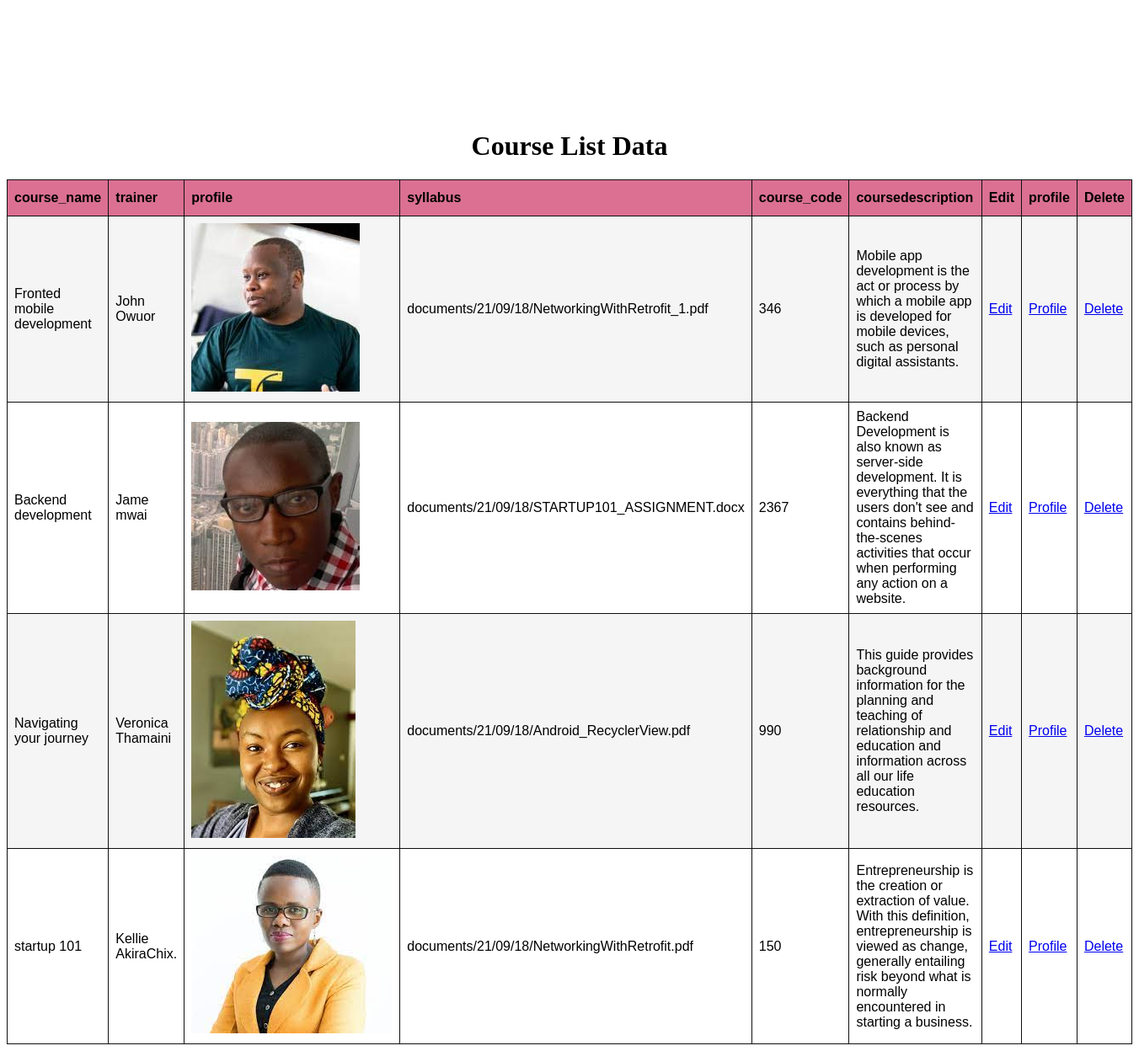
Screenshot of /courses/list/ with the database file from the repository.
### courses/models.py (models this page shows, shortened)
class Courses(models.Model):
    course_name=models.CharField(max_length=30,null=True)
    trainer=models.CharField(max_length=20,null=True)
    syllabus=models.FileField(upload_to='documents/%y/%m/%d',null=True)
    course_code=models.CharField(max_length=12,null=True)
    coursedescription=models.TextField(null=True)
    profile=models.ImageField(upload_to='images/', null=True)

### courses/views.py (the view)
# urls.py: path('list/',course_list,name="course_list"),
def course_list(request):
    courses=Courses.objects.all()
    return render(request,"course_list.html",{"courses":courses})

### courses/templates/course_list.html (shortened to what this page needs)
<!DOCTYPE html>
<html>
<head>
</head>
<body>
    <h1>Course List Data</h1>
    <table id="courses">
        <th>course_name</th>
        <th>trainer</th>
        <th>profile</th>
        <th> syllabus</th>
        <th>course_code</th>
        <th> coursedescription</th>
        <th>Edit</th>
        <th>profile</th>
        <th>Delete</th>
    {% for course in courses %}
    <tr>
            <td>{{course.course_name }}</td>
            <td>{{ course.trainer}}</td>
            {% if course.profile %}
            <td><img src="{{course.profile.url}}"></td>
            {% endif %}
            <td>{{course.syllabus}}</td>
            <td>{{course.course_code}}</td>
            <td>{{course.coursedescription}}</td>
            <td><a href="{%url 'edit_course' id=course.id %}">Edit</a></td>
            <td><a href="{% url 'course_profile' id=course.id %}">Profile</a></td>
            <td><a href="{% url 'delete_courses' id=course.id %}">Delete</a></td>
        </tr>
        {% endfor %}
    </table>
</body>
</html>

### courses/templates/course_list.html (style rules this page uses)
#courses { font-family: Arial, Helvetica, sans-serif; border-collapse: collapse; width: 100%; }
#courses td, #courses th { border: 1px solid rgb(15, 15, 15); padding: 8px; }
#courses tr:nth-child(even) { background-color: #f2f2f2be; }
#courses th { padding-top: 12px; padding-bottom: 12px; text-align: left; background-color: palevioletred; color:black; }
h1 { text-align: center; color: black; padding-top: 10%; }

### rows the page displays
Courses: course_name "Fronted mobile development", trainer "John Owuor", profile (picture), syllabus "documents/21/09/18/NetworkingWithRetrofit_1.pdf", course_code "346", coursedescription "Mobile app development is the act or process by which a mobile app is developed for mobile devices, such as personal digital assistants."
Courses: course_name "Backend development", trainer "Jame mwai", profile (picture), syllabus "documents/21/09/18/STARTUP101_ASSIGNMENT.docx", course_code "2367", coursedescription "Backend Development is also known as server-side development. It is everything that the users don't see and contains behind-the-scenes activities that occur when performing any action on a website."
Courses: course_name "Navigating your journey", trainer "Veronica Thamaini", profile (picture), syllabus "documents/21/09/18/Android_RecyclerView.pdf", course_code "990", coursedescription "This guide provides background information for the planning and teaching of relationship and education and information across all our life education resources."
Courses: course_name "startup 101", trainer "Kellie AkiraChix.", profile (picture), syllabus "documents/21/09/18/NetworkingWithRetrofit.pdf", course_code "150", coursedescription "Entrepreneurship is the creation or extraction of value. With this definition, entrepreneurship is viewed as change, generally entailing risk beyond what is normally encountered in starting a business."
